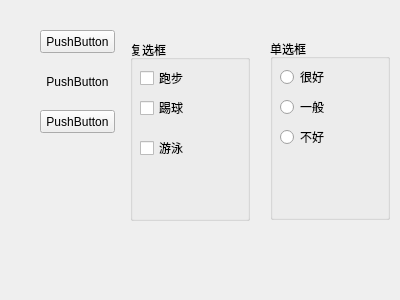
<?xml version="1.0" encoding="UTF-8"?>
<ui version="4.0">
 <class>MyWidget</class>
 <widget class="QWidget" name="MyWidget">
  <property name="geometry">
   <rect>
    <x>0</x>
    <y>0</y>
    <width>400</width>
    <height>300</height>
   </rect>
  </property>
  <property name="windowTitle">
   <string>MyWidget</string>
  </property>
  <widget class="QPushButton" name="pushBtn1">
   <property name="geometry">
    <rect>
     <x>40</x>
     <y>30</y>
     <width>75</width>
     <height>23</height>
    </rect>
   </property>
   <property name="text">
    <string>PushButton</string>
   </property>
   <property name="checkable">
    <bool>true</bool>
   </property>
   <property name="checked">
    <bool>false</bool>
   </property>
  </widget>
  <widget class="QPushButton" name="pushBtn2">
   <property name="geometry">
    <rect>
     <x>40</x>
     <y>70</y>
     <width>75</width>
     <height>23</height>
    </rect>
   </property>
   <property name="text">
    <string>PushButton</string>
   </property>
   <property name="flat">
    <bool>true</bool>
   </property>
  </widget>
  <widget class="QPushButton" name="pushBtn3">
   <property name="geometry">
    <rect>
     <x>40</x>
     <y>110</y>
     <width>75</width>
     <height>23</height>
    </rect>
   </property>
   <property name="text">
    <string>PushButton</string>
   </property>
  </widget>
  <widget class="QGroupBox" name="groupBox">
   <property name="geometry">
    <rect>
     <x>130</x>
     <y>40</y>
     <width>120</width>
     <height>181</height>
    </rect>
   </property>
   <property name="title">
    <string>复选框</string>
   </property>
   <widget class="QCheckBox" name="checkBox">
    <property name="geometry">
     <rect>
      <x>10</x>
      <y>30</y>
      <width>71</width>
      <height>16</height>
     </rect>
    </property>
    <property name="text">
     <string>跑步</string>
    </property>
    <property name="tristate">
     <bool>true</bool>
    </property>
   </widget>
   <widget class="QCheckBox" name="checkBox_2">
    <property name="geometry">
     <rect>
      <x>10</x>
      <y>60</y>
      <width>71</width>
      <height>16</height>
     </rect>
    </property>
    <property name="text">
     <string>踢球</string>
    </property>
    <property name="tristate">
     <bool>true</bool>
    </property>
   </widget>
   <widget class="QCheckBox" name="checkBox_3">
    <property name="geometry">
     <rect>
      <x>10</x>
      <y>100</y>
      <width>71</width>
      <height>16</height>
     </rect>
    </property>
    <property name="text">
     <string>游泳</string>
    </property>
    <property name="tristate">
     <bool>true</bool>
    </property>
   </widget>
  </widget>
  <widget class="QGroupBox" name="groupBox_2">
   <property name="geometry">
    <rect>
     <x>270</x>
     <y>39</y>
     <width>120</width>
     <height>181</height>
    </rect>
   </property>
   <property name="title">
    <string>单选框</string>
   </property>
   <widget class="QRadioButton" name="radioButton">
    <property name="geometry">
     <rect>
      <x>10</x>
      <y>30</y>
      <width>89</width>
      <height>16</height>
     </rect>
    </property>
    <property name="text">
     <string>很好</string>
    </property>
   </widget>
   <widget class="QRadioButton" name="radioButton_2">
    <property name="geometry">
     <rect>
      <x>10</x>
      <y>60</y>
      <width>89</width>
      <height>16</height>
     </rect>
    </property>
    <property name="text">
     <string>一般</string>
    </property>
   </widget>
   <widget class="QRadioButton" name="radioButton_3">
    <property name="geometry">
     <rect>
      <x>10</x>
      <y>90</y>
      <width>89</width>
      <height>16</height>
     </rect>
    </property>
    <property name="text">
     <string>不好</string>
    </property>
   </widget>
  </widget>
 </widget>
 <layoutdefault spacing="6" margin="11"/>
 <resources/>
 <connections/>
</ui>
